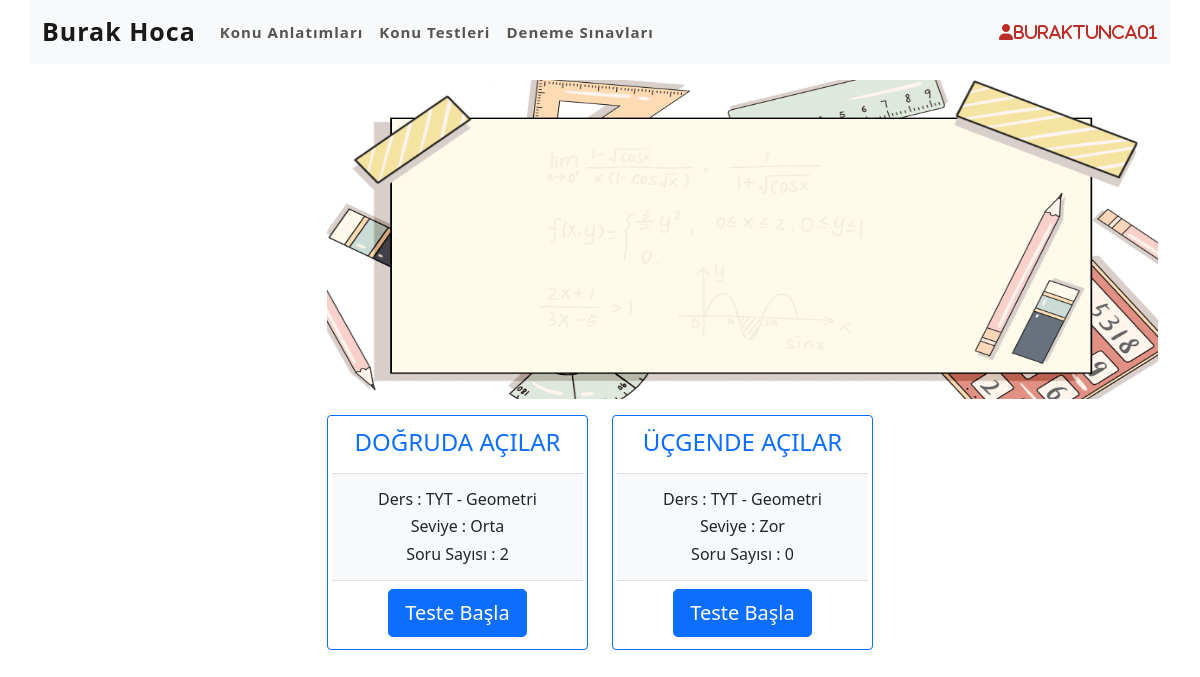
The page /testler/ (signed in) on the database its author committed.
### main/models.py (models this page shows, shortened)
class testler(models.Model):
    Type = (
        ('TYT', 'TYT'),
        ('AYT', 'AYT'),
    )
    Zorluk =(
        ("Kolay","Kolay"),
        ("Orta","Orta"),
        ("Zor","Zor"),
    )
    test_seviyesi =models.CharField(max_length=30, choices=Zorluk,default="Orta")
    test_tipi = models.CharField(max_length=3, choices=Type)
    test_adi = models.CharField(max_length=360)
    ders = models.ForeignKey(Dersler,on_delete=models.CASCADE)

class Dersler(models.Model):
    Type = (
        ('TYT', 'TYT'),
        ('AYT', 'AYT'),
    )
    Zorluk =(
        ("Kolay","Kolay"),
        ("Orta","Orta"),
        ("Zor","Zor"),
    )
    ders_adi = models.CharField(max_length=360)
    ders_tipi = models.CharField(max_length=3, choices=Type)
    upload_date=models.DateField(auto_now_add=False)
    ders_konu = models.CharField(max_length=360)
    ders_resmi = models.ImageField(upload_to ='uploads/')
    ders_seviyes =models.CharField(max_length=30, choices=Zorluk,default="Orta")

### main/views.py (the view)
# urls.py: path('testler/', views.test_page,name="testler"),
def test_page(request):
    if request.user.is_authenticated:
        testall = testler.objects.all()
        sorusayısı=[]
        for i in testall:
            sorusayısı.append(test_questions.objects.filter(test=i).count())
        list=zip(testall,sorusayısı)
        return render(request,"testler.html",{"list":list})
    else:
        return redirect("/signin/")

### templates/testler.html (shortened to what this page needs)
{% load static %}
<!DOCTYPE html>
<html lang="en">
  <head>
    <link href="https://cdn.jsdelivr.net/npm/bootstrap@5.0.2/dist/css/bootstrap.min.css" rel="stylesheet">
    <link rel="stylesheet" href="{% static 'css/main.css' %}">
  </head>
  <body>
<div class="container bg-light" id="navbars">
  <nav class="navbar navbar-expand-lg navbar-light">
    <a class="navbar-brand" href="{% url 'main' %}">Burak Hoca</a>
    <div class="collapse navbar-collapse navlinks" id="navbarNav">
      <ul class="navbar-nav ">
        <li class="nav-item">
          <a class="nav-link  dersler" href="#">Konu Anlatımları</a>
        </li>
        <li class="nav-item">
          <a class="nav-link testler" href="{% url 'testler' %}">Konu Testleri</a>
        </li>
        <li class="nav-item">
          <a class="nav-link testler" href="#">Deneme Sınavları</a>
        </li>
      </ul>
    </div>
    <a href="#" id="user"><i class="fa fa-user">{{user}}</i></a>
  </nav>
</div>
<div class="container mt-3">
    <div class="row">
    <div class="col-lg-3">
    </div>
<div class="col-lg-9 ">
  <img src="{% static 'Banner1.png' %}" height="50%" width="100%"/>
  <div class="row mt-3">
  {% for i , j in list %}
    <div class="col-lg-4 ">
      <div class="card border-primary rounded p-1">
        <div class="card-header text-center bg-white text-primary">
          <h4>  {{i.test_adi|upper}} </h4>
        </div>
        <div class="card-body bg-light d-flex flex-column justify-content-around align-item-center">
          <h6 class="card-text text-center">Ders : {{i.test_tipi}} - {{i.ders.ders_adi}}</h6>
          <h6 class="card-text text-center">Seviye : {{i.test_seviyesi}}</h6>
          <h6 class="card-text text-center">Soru Sayısı : {{j}}</h6>
        </div>
        <div class="card-footer text-center bg-white">
            <a href="{% url 'solvetest' i.pk %}" class="btn btn-primary btn-lg">Teste Başla</a>
        </div>
</div>
    </div>
    {% endfor %}
      </div>
</div>
  </div>
</div>
  </body>
</html>

### static/css/main.css (style rules this page uses)
.navbar-brand { font-size: 25px; font-weight: 700; letter-spacing: 1px; }
.navlinks li a { padding: 10px 0 10px 30px; font-size: 15px; font-weight: 600; color: #555555 !important; letter-spacing: 1px; }
#user { display: flex; text-align:right; letter-spacing: 1px; text-decoration: none; color:#BD2C27 ; }

### rows shown on the page
testler: test_adi "DOĞRUDA AÇILAR", test_tipi "TYT", ders.ders_adi "Geometri", test_seviyesi "Orta", j "2"
testler: test_adi "ÜÇGENDE AÇILAR", test_tipi "TYT", ders.ders_adi "Geometri", test_seviyesi "Zor", j "0"

### other values the page prints
{{ user }} "buraktunca01"
